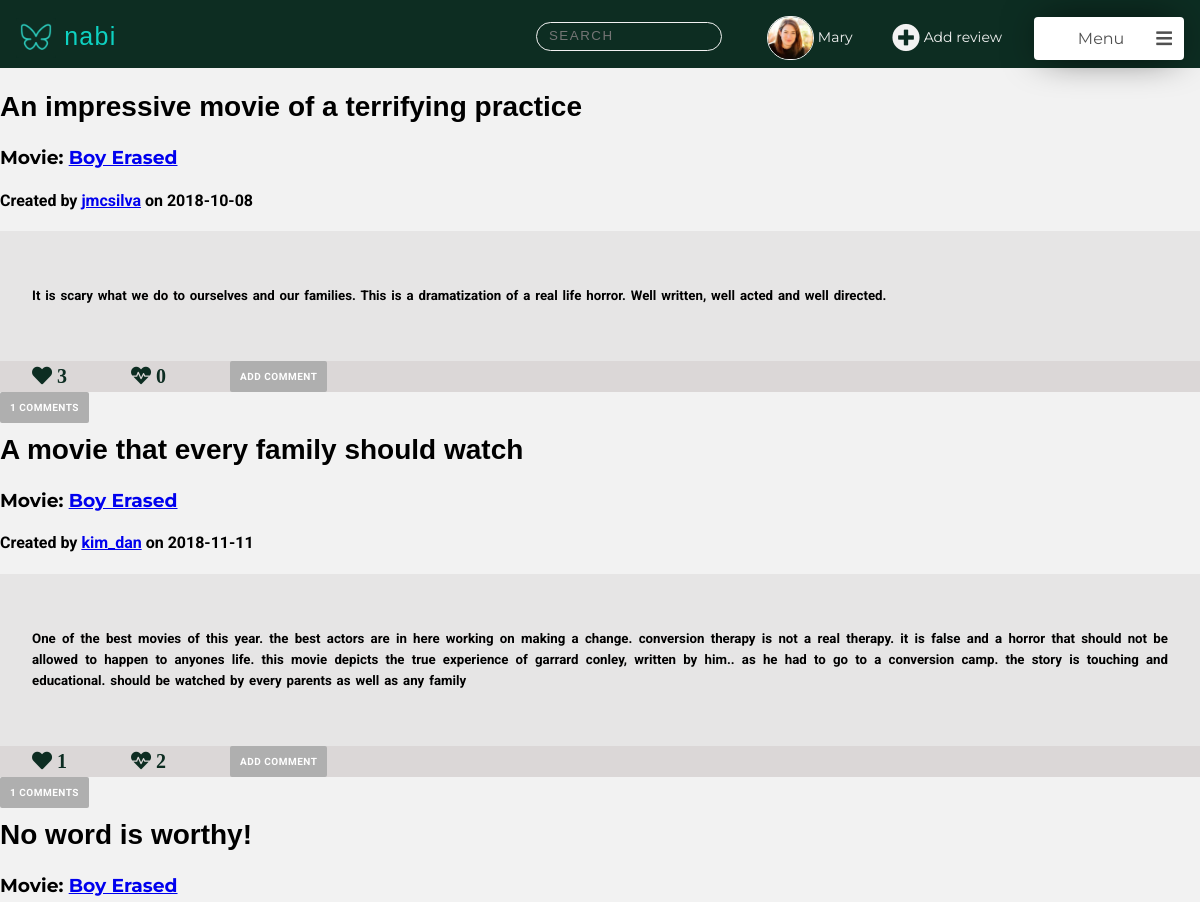
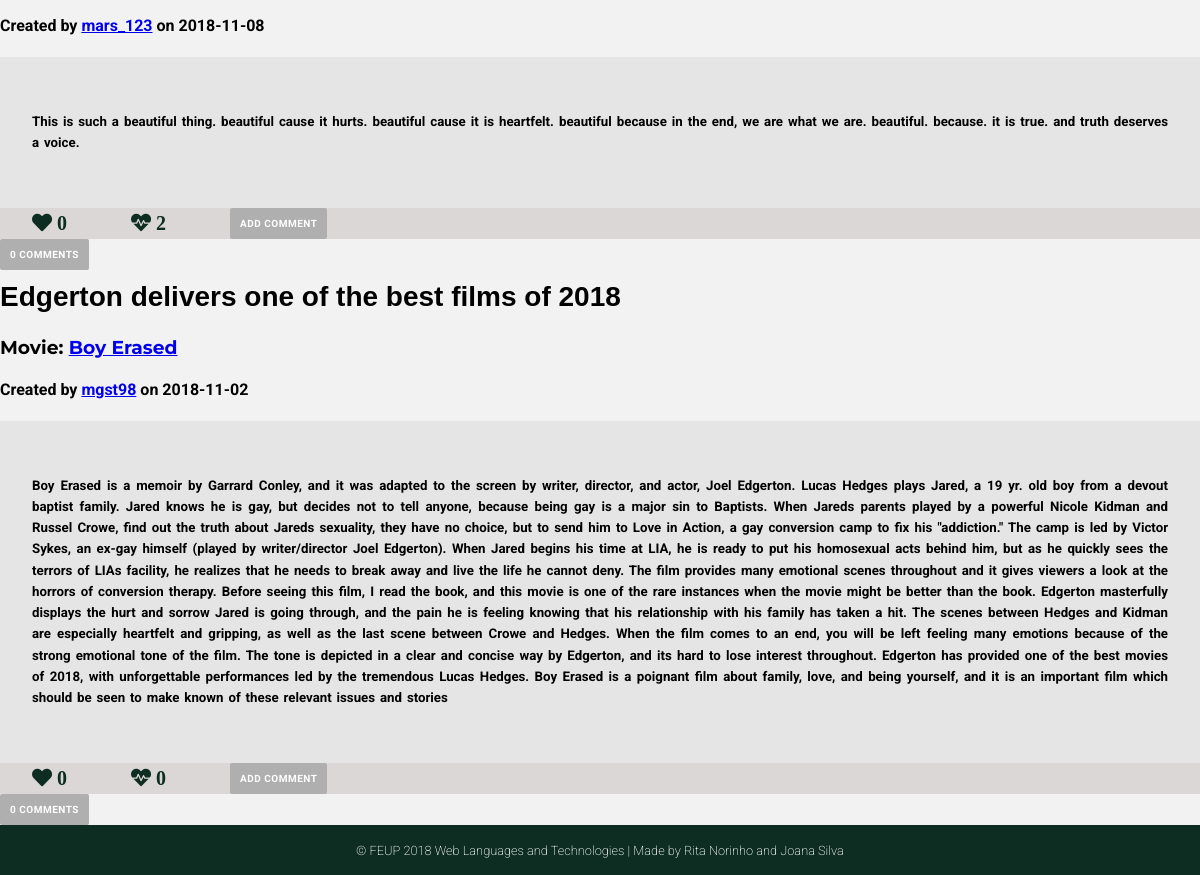
Screenshot of /pages/reviews.php?movie_id=6 (signed in) with the database file from the repository (2 pictures, top to bottom).
### tables this page shows
CREATE TABLE User (
    ID        INTEGER PRIMARY KEY AUTOINCREMENT,
    FirstName STRING NOT NULL,
    LastName  STRING NOT NULL,
    Username  STRING UNIQUE NOT NULL,
    Gender    STRING NOT NULL,
    Birthday  DATE NOT NULL,
    Country   STRING NOT NULL,
    Email     STRING UNIQUE NOT NULL,
    Password  CHAR (256) NOT NULL,  
    Photo     STRING DEFAULT "default.jpg",
    Points    INTEGER
    
);

CREATE TABLE Review (
    ID          INTEGER PRIMARY KEY AUTOINCREMENT,
    Title       STRING  NOT NULL,
    UserID      INTEGER REFERENCES User(ID) ON DELETE CASCADE,
    MovieID     INTEGER REFERENCES Movie(ID) ON DELETE CASCADE,
    ReviewDate  DATE NOT NULL,
    Description STRING NOT NULL
    
);

### pages/reviews.php (called while the page is built, shortened)
<?php
    include_once('../templates/common/tpl_header.php');
    include_once('../templates/common/tpl_footer.php');
    include_once('../templates/common/tpl_nav_bar.php');
    include_once('../templates/tpl_draw_reviews.php');
    include_once('../templates/tpl_all_Xmovie_reviews.php');
    include_once('../database/db_reviews.php');
    include_once('../database/db_user.php');
    $movieID = $_GET['movie_id'];
    $all_reviews= getAllReviewsMovie($movieID);
    foreach ($all_reviews as $k => $review){
        $all_reviews[$k]['MovieName'] = getMovieName($review['MovieID']);
        $all_reviews[$k]['UserName'] = getUsername($review['UserID']);
        $all_reviews[$k]['NumberComments']=getNumberComments($review['ID']);
        $all_reviews[$k]['Heart'] = getLikesReview($review['ID']);
        $all_reviews[$k]['Dislike'] = getDislikesReview($review['ID']);
        $all_reviews[$k]['Comments']=getCommentsReview($review['ID']);
        foreach($all_reviews[$k]['Comments'] as $j => $comment){
            $all_reviews[$k]['Comments'][$j]['Username']=getUsername($comment['UserID']);
            $all_reviews[$k]['Comments'][$j]['Likes']=getLikesComment($comment['ID']);
            $all_reviews[$k]['Comments'][$j]['Dislikes']=getDislikesComment($comment['ID']);
        }
    }
    $userinfo = getUserInfo($_SESSION['username']);
    $allMovies=getAllMovies();
    $allReviews=getAllReviews();
    $allMoviesAndReviews = array('movies'=> $allMovies,'reviews'=>$allReviews);
    draw_all_Xmovie_reviews($all_reviews,  $userinfo, $allMoviesAndReviews);
    ?>

### database/db_user.php (called while the page is built, shortened)
<?php
  function getID($username) {
    $db = Database::instance()->db();
    try {
      $stmt = $db->prepare('SELECT ID FROM User WHERE username = ?');
      $stmt->execute(array($username));
      if($row = $stmt->fetch()){
        return $row['ID'];
      }
    }catch(PDOException $e) {
      return -1;
    }
  }
  function getUserFirstName($username) {
    $db = Database::instance()->db();
    try {
    $stmt = $db->prepare('SELECT FirstName FROM User WHERE username = ?');
    $stmt->execute(array($username));
    if($row = $stmt->fetch()){
      return $row['FirstName'];
    }
    }catch(PDOException $e) {
      return -1;
    }
  }
?>

### database/db_reviews.php (called while the page is built, shortened)
<?php
function getAllReviewsMovie($movieId){
    try{
        $db = Database::instance()->db();
        $stmt = $db->prepare('SELECT * FROM Review WHERE MovieID = ?');
        $stmt->execute(array($movieId));
        $allReviews= $stmt->fetchAll();
        return $allReviews;
    }catch(PDOException $e) {
        return -1;
    }
}
?>

### templates/tpl_draw_reviews.php (the view, shortened to what this page needs)
<body>
    <?php function draw_reviews($reviews){?>
    <?php foreach($reviews as $review){?>
        <article data-id="<?=$review['ID']?>" user-id="<?=$review['UserID']?>">
        <div class="review_info">
             <h2><?=$review['Title']?> </h2>
            <h3> Movie: <a href="movie.php?movie_id=<?php echo htmlentities($review['MovieID'])?>"><?=$review['MovieName']?></a> </h3>
            <h4> Created by
            <a href="profile.php?username=<?php echo htmlentities($review['UserName'])?>"><?=$review['UserName']?></a>
            on <?=$review['ReviewDate']?></h4>
        </div>
        <div class="review_content">
            <h5><?=$review['Description']?></h5>
        </div>
        <div class="review_options">
            <ul class="review_nav">
              <li>
                <div class="likes">
                    <span id="review_likes" class="fas fa-heart" >
                    <?=$review['Heart']?></span>
                </div>
              </li>
              <li>
                <div class="dislikes">
                    <span id="review_dislikes" class="fas fa-heartbeat">
                    <?=$review['Dislike']?></span>
                </div>
              </li>
              <li>
              <input type="button"  name="addComment" value="Add Comment">
              </li>
             </ul>
        </div>
         <div class="comments">
         <input type="button" value="<?=$review['NumberComments']?> Comments">
            <br>
        </div>
        </article>
        <?php }?>
    <?php }?>

### templates/common/tpl_nav_bar.php (shortened to what this page needs)
<?php function draw_nav($userinfo,$allMoviesAndReviews){ ?>
<ul class="feed_nav">
<li>
<div class="nav_logo">
 <a href="main_page.php"><p>  <img src="../assets/mininabi.png" alt="Nabi logo (butterfly)" width="40" height="40"> nabi </p> </a>
</div>
</li>
<li>
<div class="search_container">
   <input class="search_input" type="text" onkeyup="searchFunction()" placeholder="Search">
</div>
</li>
<li>  <a class="profile_nav_btn" href="profile.php">
<?php if(!(file_exists("../assets/profilePhotos/".getID($_SESSION['username']).".jpg"))){ ?>
   <img src="../assets/profilePhotos/default.jpg" width="100" height="100" alt="profile avatar">
<?php } else{ ?>
   <img src="../assets/profilePhotos/<?=getID($_SESSION['username'])?>.jpg" width="100" height="100" alt="profile avatar">
<?php } ?>
<?php echo htmlentities(getUserFirstName($_SESSION['username'])) ?>
</a> </li>
<li> <a class="add_review_btn" onclick="openBox('Add Review')"> <span class="fas fa-plus-circle"></span> Add review </a> </li>
<li>
<div class="menu">
   <div class="title" onclick="show_dropdown_menu()"> Menu <span class="fa fa-bars"></span> <div class="arrow"> </div> </div>
</div>
</li>
</ul>
<?php } ?>

### css/style.css (style rules this page uses)
html { height:100% ; padding:0; margin:0; width: 100%; }
body { margin: 0 auto; height:100% ; width: 100%; font-family: 'Roboto', sans-serif; --bg-color-dark: #0D2D22; --bg-color-light: #0ED1C1; --panel-color: #FFFFFF; --logo-font-color: #00311D; --input-color: #f2f2f2; --bg-color-nav:rgba(14, 209, 193, 0.548); --bg-color-sidenav:rgba(177, 171, 171, 0.932); --color-buttons:rgb(175, 175, 175); background-image: url('../assets/background.jpg'); background-position: center; background-attachment: fixed; background-repeat: no-repeat; background-size: cover; }
.profile_header p, .feed_header p, .movie_header p, .about_header p { text-align: left; font-family: 'Candara',sans-serif; font-size: 25px; margin: 0; letter-spacing: 0.05em; color: var(--bg-color-light); padding: 0; margin-right: 0; }
.profile_header p img, .feed_header p img, .movie_header p img, .about_header p img { vertical-align: middle; }
.edit_profile a , .Reviews p a,.Reviews p button, .upload_photo .file_btn, .upload_photo input[type="submit"], .Reviews input[type="submit"], .edit_profile input[type="submit"], .comments input[type="submit"], .popup input[type="submit"], .popup input[type="button"], .review_options input[type="button"], .movie_info a, .comments input[type="button"] { float: right; letter-spacing: 0.05em; font-family: 'Roboto','sans-serif'; text-transform: uppercase; text-decoration: none; font-weight: bold; background: var(--color-buttons); padding: 10px; color: var(--panel-color); font-size: 10px; border-radius: 2px; }
.search_container { width: 160px; margin: 0; float: right; margin-right: 2em; margin-bottom: 0.2em; font-family: 'Raleway', sans-serif; }
.search_input { width: 100%; padding:4.5px 12px; background-color: transparent; transition: transform 250ms ease-in-out; font-size: 12x; line-height: 18px; color: var(--input-color); background-color: transparent; background-image: url(http://mihaeltomic.com/codepen/input-search/ic_search_black_24px.svg); background-repeat: no-repeat; background-size: 16px 16px; background-position: 95% center; border-radius: 50px; border: 1px solid var(--input-color); transition: all 250ms ease-in-out; backface-visibility: hidden; transform-style: preserve-3d; }
.search_input::placeholder { color: color(#7e7e7c8f a(0.8)); text-transform: uppercase; letter-spacing: 1.5px; }
.review_info h2 { font-family: 'Candara', sans-serif; font-weight: bold; font-size: 28px; }
.review_info h3 { font-family: 'Montserrat', sans-serif; }
.review_content { margin: 0; font-family: 'Roboto', sans-serif; background-color: #d8d5d579; font-size: 16px; font-weight: 200; word-spacing: 0.1em; padding: 2em; line-height: 1.6; text-align: justify; }
.review_options { background-color: #c0b8b879; }
.feed_nav { display: flex; margin: 0; padding: 0; justify-content: flex-start; align-items: center; }
.feed_nav li { text-decoration: none; display: block; padding: 1em; color: var(--input-color); padding-bottom: 0.5em; min-width: 100px; }
.feed_nav :first-child { flex-grow: 1; }
.nav_logo a:link { text-decoration: none; }
a.profile_nav_btn img { width:3.2em; height: 3em; object-fit: cover; border: 1px solid var(--input-color); border-radius: 5em; vertical-align: middle; }
.profile_nav_btn, .add_review_btn { text-decoration: none; font-family: 'Montserrat', sans-serif; font-size: 14px; color: var(--input-color);; }
.add_review_btn span { font-size: 2em; text-decoration: none; color: var(--input-color); vertical-align: middle; }
.menu { width:150px; cursor:pointer; z-index: 1; font-family: 'Montserrat', sans-serif; padding:0; margin-bottom: 0; }
.title { width:100%; box-sizing:border-box; background:#fff; padding:12px; border-radius:4px; position:relative; box-shadow:0 0 40px -10px #000; color:#505050; }
.menu span { float:right; font-size:18px; }
.review_nav { display: flex; margin: 0; padding: 0; justify-content:flex-start; align-items: center; }
.review_options input[type="button"] { border: none; }
.review_nav li { text-decoration: none; display: block; padding-right: 2em; padding-left: 2em; }
#review_likes, #review_dislikes { font-size: 20px; color: var(--bg-color-dark); }
.comments input[type="button"] { float: left; border: none; }

### rows the page displays
user: FirstName "Mary"
review: Title "An impressive movie of a terrifying practice", MovieName "Boy Erased", UserName "jmcsilva", ReviewDate "2018-10-08", Description "It is scary what we do to ourselves and our families. This is a dramatization of a real life horror. Well written, well acted and well directed.", Heart "3", Dislike "0"
review: Title "A movie that every family should watch", MovieName "Boy Erased", UserName "kim_dan", ReviewDate "2018-11-11", Description "One of the best movies of this year. the best actors are in here working on making a change. conversion therapy is not a real therapy. it is false and a horror that should not be allowed to happen to anyones life. this movie depicts the true experience of garrard conley, written by him.. as he had to go to a conversion camp. the story is touching and educational. should be watched by every parents as well as any family", Heart "1", ID "2"
review: Title "No word is worthy!", MovieName "Boy Erased", UserName "mars_123", ReviewDate "2018-11-08", Description "This is such a beautiful thing. beautiful cause it hurts. beautiful cause it is heartfelt. beautiful because in the end, we are what we are. beautiful. because. it is true. and truth deserves a voice.", Heart "0", Dislike "2"
review: Title "Edgerton delivers one of the best films of 2018", MovieName "Boy Erased", UserName "mgst98", ReviewDate "2018-11-02", Description "Boy Erased is a memoir by Garrard Conley, and it was adapted to the screen by writer, director, and actor, Joel Edgerton. Lucas Hedges plays Jared, a 19 yr. old boy from a devout baptist family. Jared knows he is gay, but decides not to tell anyone, because being gay is a major sin to Baptists. When Jareds parents played by a powerful Nicole Kidman and Russel Crowe, find out the truth about Jareds sexuality, they have no choice, but to send him to Love in Action, a gay conversion camp to fix his \"addiction.\" The camp is led by Victor Sykes, an ex-gay himself (played by writer/director Joel Edgerton). When Jared begins his time at LIA, he is ready to put his homosexual acts behind him, but…", Heart "0", Dislike "0"
